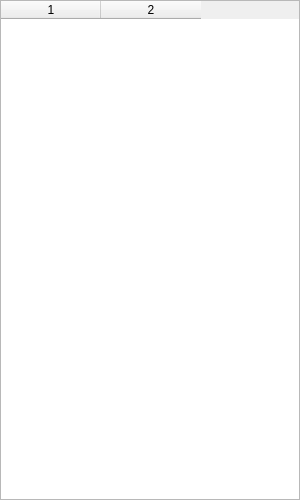
<?xml version="1.0" encoding="UTF-8"?>
<ui version="4.0">
 <class>TableWidget</class>
 <widget class="QTableWidget" name="TableWidget">
  <property name="geometry">
   <rect>
    <x>0</x>
    <y>0</y>
    <width>300</width>
    <height>500</height>
   </rect>
  </property>
  <property name="windowTitle">
   <string/>
  </property>
  <property name="rowCount">
   <number>0</number>
  </property>
  <property name="columnCount">
   <number>2</number>
  </property>
  <column/>
  <column/>
 </widget>
 <resources/>
 <connections/>
</ui>
